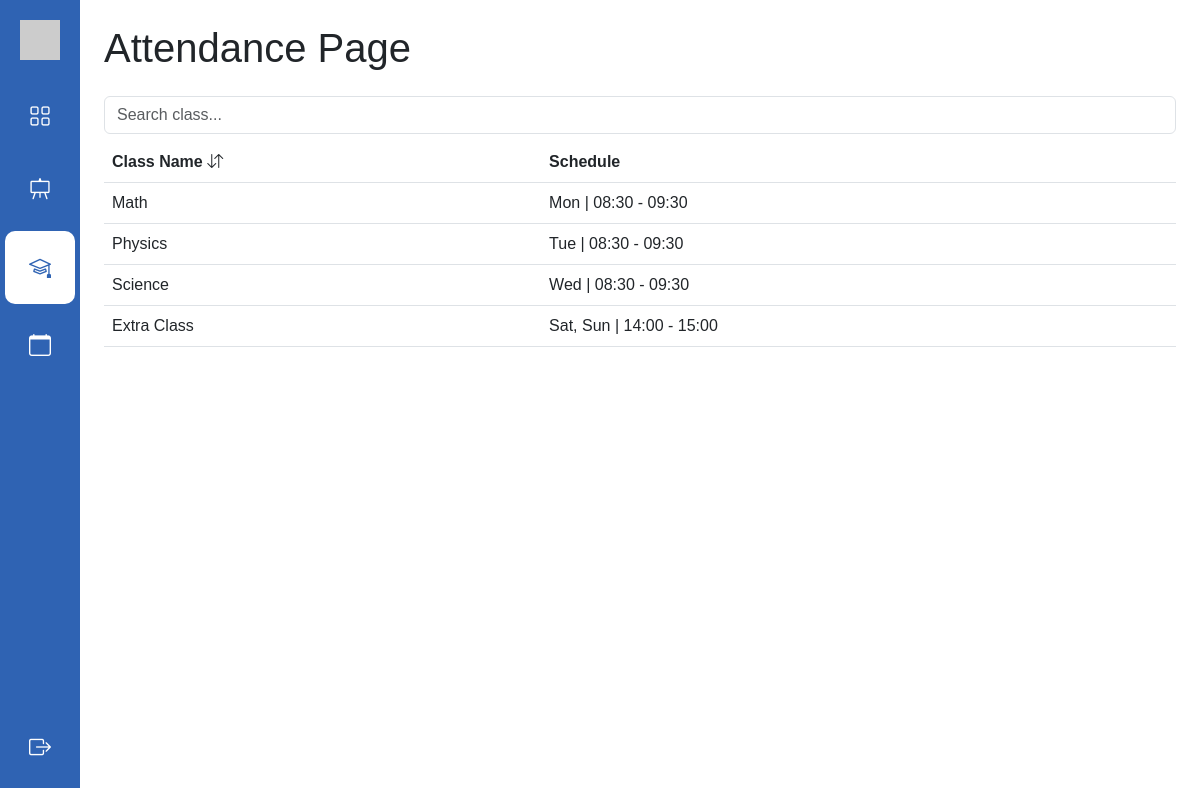
The page /attendance/ (signed in) on the database as committed earlier.
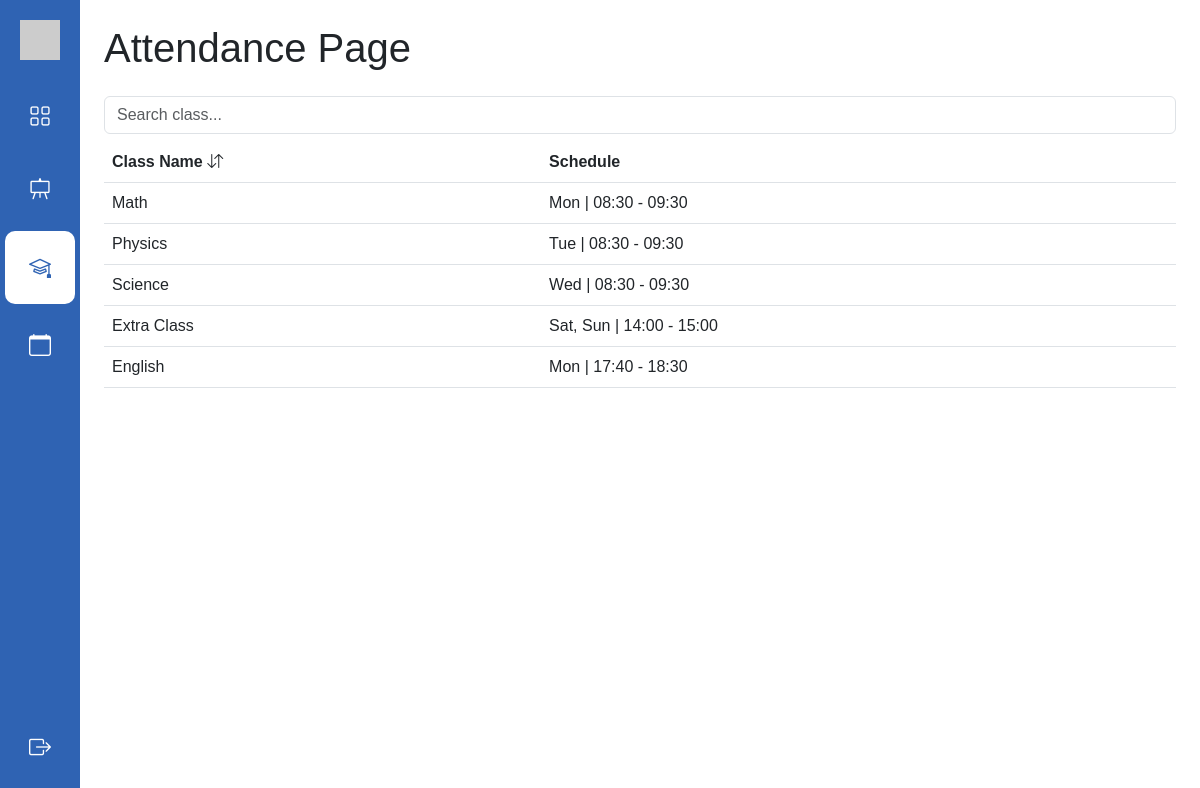
The same page on the database as committed later.
### record/models.py (models this page shows, shortened)
class ClassRoom(models.Model):
    user = models.ForeignKey(User, on_delete=models.CASCADE)
    name = models.CharField(max_length=255)
    year = models.CharField(max_length=50, blank=True)
    room = models.CharField(max_length=100, blank=True)
    schedule = models.CharField(max_length=255, blank=True)
    description = models.TextField(blank=True)

### record/views.py (the view)
# urls.py: path('attendance/', views.attendance, name='attendance'),
@login_required(login_url='login')
def attendance(request):
    classrooms = ClassRoom.objects.filter(user=request.user)
    return render(request, 'attendance.html', {
        'classrooms': classrooms
    })

### record/templates/attendance.html (shortened to what this page needs)
{% extends 'main_page.html' %}
{% load static %}
{% block content %}
<link rel="stylesheet" href="{% static 'css/attendance.css' %}">
<h1 class="mb-4">Attendance Page</h1>
<div id="classTableSection">
    <input type="text" id="searchClass" class="form-control mb-2" placeholder="Search class...">
    <table class="table table-hover" id="classTable">
        <thead>
            <tr>
                <th onclick="sortTable('classTable', 0)">
                    Class Name <i class="bi bi-arrow-down-up"></i>
                </th>
                <th>Schedule</th>
            </tr>
        </thead>
        <tbody>
            {% for classroom in classrooms %}
            <tr class="clickable-row" data-class-id="{{ classroom.id }}">
                <td>{{ classroom.name }}</td>
                <td>{{ classroom.schedule }}</td>
            </tr>
            {% empty %}
            <tr>
                <td colspan="2">No classes found</td>
            </tr>
            {% endfor %}
        </tbody>
    </table>
</div>
{% endblock %}

### record/templates/main_page.html (shortened to what this page needs)
{% load static %}
<!DOCTYPE html>
<html lang="en">
<head>
    <link href="https://cdn.jsdelivr.net/npm/bootstrap@5.3.0/dist/css/bootstrap.min.css" rel="stylesheet">
    <link href="https://cdn.jsdelivr.net/npm/bootstrap-icons/font/bootstrap-icons.css" rel="stylesheet">
    <link rel="stylesheet" href="{% static 'css/main_page.css' %}">
</head>
<body>
<div class="d-flex">
    <div class="sidebar d-flex flex-column justify-content-between">
        <div>
            <div class="logo text-center">
                <div class="logo-box"></div>
            </div>
            <ul class="nav flex-column text-center">
                <li class="nav-item">
                    <a href="{% url 'dashboard' %}"
                       class="nav-link {% if request.path == '/dashboard/' %}active{% endif %}"
                       data-bs-toggle="tooltip" title="Dashboard">
                        <i class="bi bi-grid"></i>
                    </a>
                </li>
                <li class="nav-item">
                    <a href="{% url 'classroom' %}"
                       class="nav-link {% if request.path == '/classroom/' %}active{% endif %}"
                       data-bs-toggle="tooltip" title="Classroom">
                        <i class="bi bi-easel"></i>
                    </a>
                </li>
                <li class="nav-item">
                    <a href="{% url 'attendance' %}"
                       class="nav-link {% if request.path == '/attendance/' %}active{% endif %}"
                       data-bs-toggle="tooltip" title="Attendance">
                        <i class="bi bi-mortarboard"></i>
                    </a>
                </li>
                <li class="nav-item">
                    <a href="{% url 'schedule' %}"
                       class="nav-link {% if request.path == '/schedule/' %}active{% endif %}"
                       data-bs-toggle="tooltip" title="Calendar">
                        <i class="bi bi-calendar"></i>
                    </a>
                </li>
            </ul>
        </div>
        <div class="text-center mb-3">
            <a href="#" id="logoutBtn" class="nav-link" data-bs-toggle="tooltip" title="Logout">
                <i class="bi bi-box-arrow-right"></i>
            </a>
        </div>
    </div>
    <div class="content flex-grow-1 p-4">
        {% block content %}{% endblock %}
    </div>
</div>
</body>
</html>

### record/static/css/main_page.css (style rules this page uses)
body { margin: 0; font-family: Arial, Helvetica, sans-serif; }
.sidebar { width: 80px; height: 100vh; background-color: #2f63b3; color: white; position: fixed; }
.logo { padding: 20px 0; }
.logo-box { width: 40px; height: 40px; background-color: #ccc; margin: 0 auto; }
.nav-link { color: white; padding: 20px 0; font-size: 22px; transition: 0.3s; }
.nav-link.active { background-color: white; color: #2f63b3; border-radius: 10px; margin: 5px; }
.content { margin-left: 80px; }

### record/static/css/attendance.css (style rules this page uses)
body { font-family: Arial, Helvetica, sans-serif; }
.clickable-row { cursor: pointer; }

Rows that differ between the two databases and show on the page:
added ClassRoom: name "English", schedule "Mon | 17:40 - 18:30"
